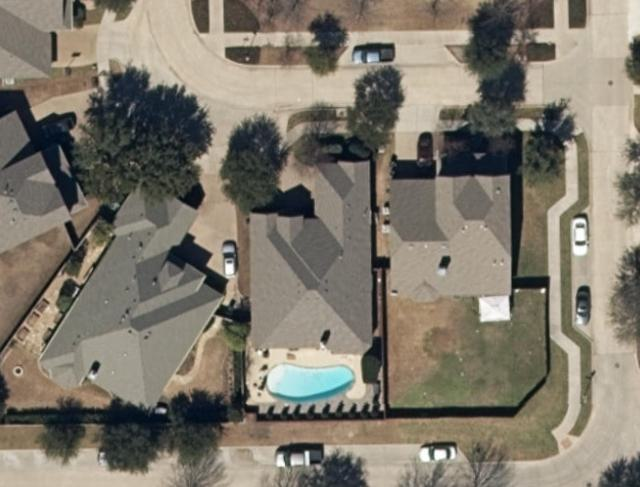
#> input picture uploads/testImage_85.jpg, 640 x 487 px; its folder holds only this picture in this run
$ python -i normalizeCenters.py   (imports and definitions only)
#> lines starting #> are read from the running program, lines starting #| are printed output that depends on the picture
import os
from PIL import Image, ImageDraw

def normalize_centers(directory, img_size, verbose = False, output_folder = ''):
    #os.chdir(directory)
    raw_centers = [i for i in os.listdir(directory) if i.endswith('.txt')]
    X0, Y0 = img_size
    All_bbs = []
    for each in raw_centers:
        # Get the coordinate of top-left from file name
        X, Y = list(map(int, each.replace('.txt', '').split('_')))

        # Open the text file
        with open(os.path.join(directory, each), 'r') as f:
            lines = f.read().strip().split('\n')
            for line in lines:
                # get the feature id, x, y center, widht and height
                o, x,y,w,h = list(map(float, line.strip().split(" ")))

                # convert the x, y centers to absolute pixel location based on main image
                All_bbs.append([int(o), (X+x*640)/X0, (Y + y*640)/Y0,w*640/X0,h*640/Y0])

    with open(os.path.join(output_folder, 'All_boundingBoxes.txt'), 'w') as file:
        file.writelines([" ".join([str(nums)[:6] for nums in bb])+'\n' for bb in All_bbs])

    if verbose: print(f"file saved at {os.path.join(os.getcwd(), 'All_boundingBoxes.txt')}")
    text = "".join([" ".join([str(nums)[:6] for nums in bb])+'\n' for bb in All_bbs])
    return(All_bbs, text)

def draw_bb(main_image, labels_directory = r"yolov5\runs\detect\results\labels", verbose = False, name = 'image_with_bbox', output_folder = "", extension = ".jpg"):

    #main_image = Image.open("LargeImage.jpg")

    # Create a PIL ImageDraw object
    draw = ImageDraw.Draw(main_image)

    img_size = main_image.size
    BBs, text = normalize_centers(labels_directory, img_size, output_folder = output_folder)

    # Get the image dimensions
    image_width, image_height = main_image.size

    for _, x_center_norm, y_center_norm, width_norm, height_norm in BBs:
        # Calculate the pixel coordinates of the bounding box
        x_center = int(x_center_norm * image_width)
        y_center = int(y_center_norm * image_height)
        width = int(width_norm * image_width)
        height = int(height_norm * image_height)
        x_min = x_center - width // 2
        y_min = y_center - height // 2
        x_max = x_center + width // 2
        y_max = y_center + height // 2

        # Draw the bounding box on the image
        draw.rectangle([x_min, y_min, x_max, y_max], outline='red', width = 10)

    # Save the modified image
    main_image.save(os.path.join(output_folder, f"{name}.{extension}"))
    if verbose: print("Image saved at", os.path.join(os.getcwd(), 'image_with_bbox.jpg'))
    return text


>>> import cv2
>>> picture = cv2.imread('uploads/testImage_85.jpg', cv2.IMREAD_GRAYSCALE)
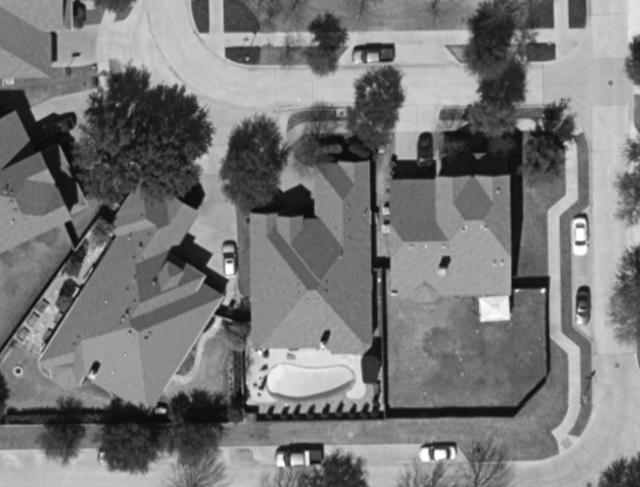
#> picture: shape (487, 640); min 6, max 255, mean 120.7
>>> result = draw_bb(picture)
#> (the run stopped early here; a loop or call above may not have finished)
